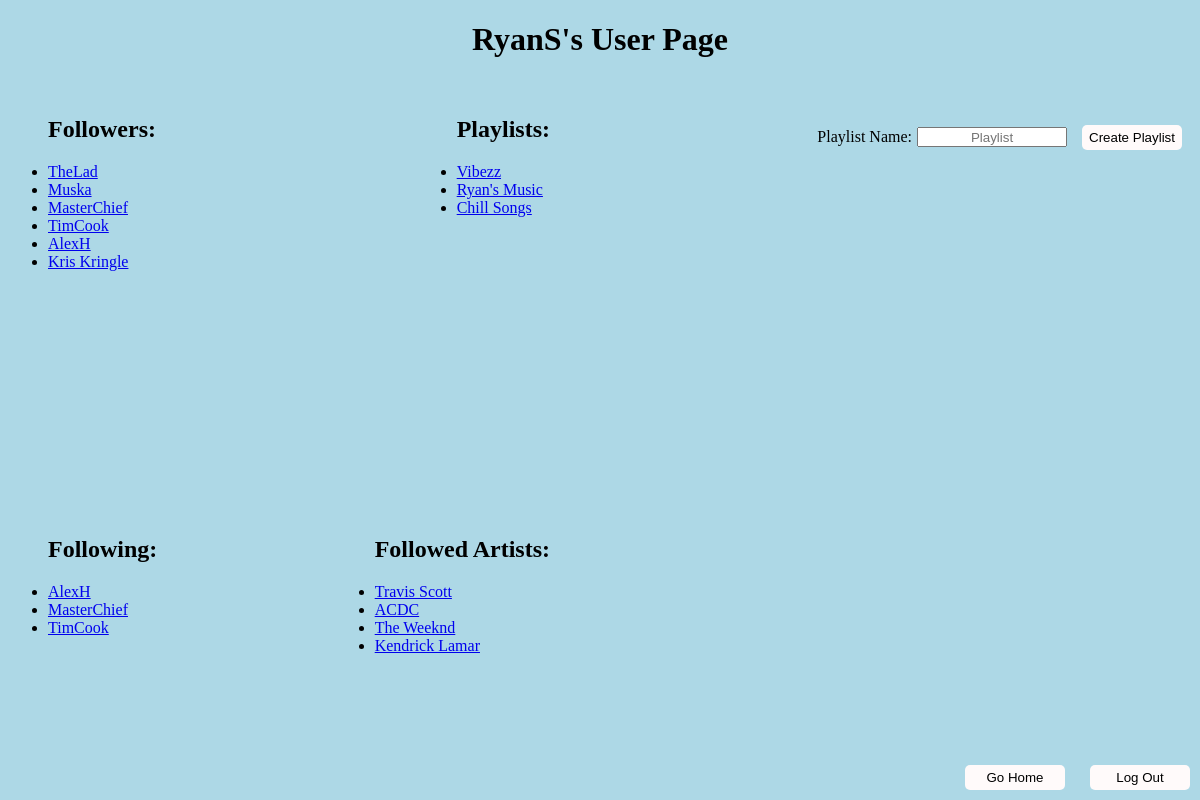
Screenshot of /user/RyanS (signed in) with the database file from the repository.
### runner.py (models this page shows, shortened)
class Users(UserMixin, db.Model):
    __tablename__ = "Users"
    id = db.Column(db.Integer, primary_key = True)
    username = db.Column(db.String, nullable = False)
    password = db.Column(db.String, nullable = False)

class Playlists(db.Model):
    __tablename__ = "Playlists"
    id = db.Column(db.Integer, primary_key = True)
    userkey = db.Column(db.Integer, nullable = False)
    name = db.Column(db.String, nullable = False)
    public = db.Column(db.Integer, nullable = False)

class Artists(db.Model):
    __tablename__ = "Artists"
    id = db.Column(db.Integer, primary_key = True)
    name = db.Column(db.String, nullable = False)

### runner.py (the view, shortened to what this page needs)
@app.route("/user/<username>", methods = ["GET", "POST", "DELETE"])
@login_required
def userpage(username):
    username = username.replace("%20", " ")
    user = Users.query.filter_by(username = username).first()
    if request.method == "GET":
        isUser = False
        isFollowing = False
        if user is not None:
            if user.id == current_user.id:
                isUser = True
            following = Followers.query.filter_by(user = current_user.id, followed = user.id).first()
            if following is not None:
                isFollowing = True
            if request.method == "GET":
                listFollowers = []
                listFollowing = []
                listPlaylists = []
                listArtists = []
                followers = Followers.query.filter_by(followed = user.id)
                following = Followers.query.filter_by(user = user.id)
                for follower in followers:
                    temp = Users.query.filter_by(id = follower.user).first()
                    listFollowers.append(temp.username)
                for follower in following:
                    temp = Users.query.filter_by(id = follower.followed).first()
                    listFollowing.append(temp.username)
                if (current_user.id == user.id):
                    playlists = Playlists.query.filter_by(userkey = user.id)
                    for playlist in playlists:
                        listPlaylists.append(playlist.name)
                else:
                    playlists = Playlists.query.filter_by(userkey = user.id, public = 1)
                    for playlist in playlists:
                        listPlaylists.append(playlist.name)
                followedArtists = FollowersArtists.query.filter_by(userkey = user.id)
                for artist in followedArtists:
                    temp = Artists.query.filter_by(id = artist.artistkey).first()
                    listArtists.append(temp.name)
                return render_template("users.html", username = username, isUser = isUser, followers = listFollowers,
                                        following = listFollowing, playlists = listPlaylists, artists = listArtists, isFollowing = isFollowing)
    elif request.method == "DELETE":
        follow = Followers.query.filter_by(user = current_user.id, followed = user.id).first()
        if follow is not None:
            db.session.delete(follow)
            db.session.commit()
            return "success"

### runner.py (called while the page is built)
@login_manager.user_loader
def load_user(user_id):
    return Users.query.filter_by(id = user_id).first()

### templates/users.html (shortened to what this page needs)
<!DOCTYPE html>
<html lang = 'en'>
    <head>
        <link href="../static/stylesheet.css" rel="stylesheet">
    </head>
    <body>
        <h1 class="center">{{username}}'s User Page</h1>
        <ul class = "upperLeft" type = "disc">
            <h2 class = "center">Followers:</h2>
            {% if not followers %}
                <li>No followers :(</li>
            {% else %}
                {% for follower in followers %}
                    <li><a href = "/user/{{follower}}">{{follower}}</a></li>
                {% endfor %}
            {% endif %}
        </ul>
        <ul class = "bottomLeft" type = "disc">
            <h2 class = "center">Following:</h2>
            {% if not following %}
                <li>Not following anyone :(</li>
            {% else %}
                {% for follower in following %}
                    <li><a href = "/user/{{follower}}">{{follower}}</a></li>
                {% endfor %}
            {% endif %}
        </ul>
        <ul class = "upperRight" type = "disc">
            <h2 class = "center">Playlists:</h2>
            {% if not playlists %}
                <li>No playlists to show :(</li>
            {% else %}
                {% for playlist in playlists %}
                    <li><a href = "/playlist/{{playlist}}">{{playlist}}</a></li>
                {% endfor %}
            {% endif %}
        </ul>
        <ul class = "bottomRight" type = "disc">
            <h2 class = "center">Followed Artists: </h2>
            {% if not artists %}
                <li>No followed artists :(</li>
            {% else %}
                {% for artist in artists %}
                    <li><a href = "/artist/{{artist}}">{{artist}}</a></li>
                {% endfor %}
            {% endif %}
        </ul>
        {% if isUser %}
            <div class = "right">
            <label for="playlistName">Playlist Name:</label><br>
            <input type="text" class = "textbox" id="newPlaylist" name="newPlaylist" placeholder="Playlist"><br>
            <button type="button" onclick="newPlaylist()">Create Playlist</button>
            </div>
        {% else %}
            {% if isFollowing %}
                <button type="button" class="follow" onclick="unfollowUser()">Unfollow</button>
            {% else %}
                <button type="button" class="follow" onclick="followUser()">Follow</button>
            {% endif %}
        {% endif %}
        <button type="button" class="home" onclick="goHome()">Go Home</button>
        <button type="button" class="exit" id="logout" onclick="logout()">Log Out</button>
    </body>
</html>

### static/stylesheet.css (style rules this page uses)
body { background-color: lightblue; }
button { width: 100px; padding: 5px 5px; border-radius: 5px; border: none; margin: 10px; background-color: snow; }
input { width: 150px; height: 20px; margin: 5px; }
.center { text-align: center; }
.textbox { text-align: center; }
* { box-sizing: border-box; }
.upperLeft { position: absolute; }
.upperRight { position: absolute; top: 100; right: 650px; }
.bottomLeft { position: absolute; top: 500px; }
.bottomRight { position: absolute; right: 650px; top: 500px; }
.exit { position: absolute; right: 0px; bottom: 0px; }
.home { position: absolute; right: 125px; bottom: 0px; }
.right { float: right; margin-top: 35px; align-items: center; text-align: center; display: flex; justify-content: center; }

### rows the page displays
Users: username "RyanS"
Users: username "TheLad"
Users: username "Muska"
Users: username "MasterChief"
Users: username "TimCook"
Users: username "AlexH"
Users: username "Kris Kringle"
Playlists: name "Vibezz"
Playlists: name "Ryan's Music"
Playlists: name "Chill Songs"
Artists: name "Travis Scott"
Artists: name "ACDC"
Artists: name "The Weeknd"
Artists: name "Kendrick Lamar"
